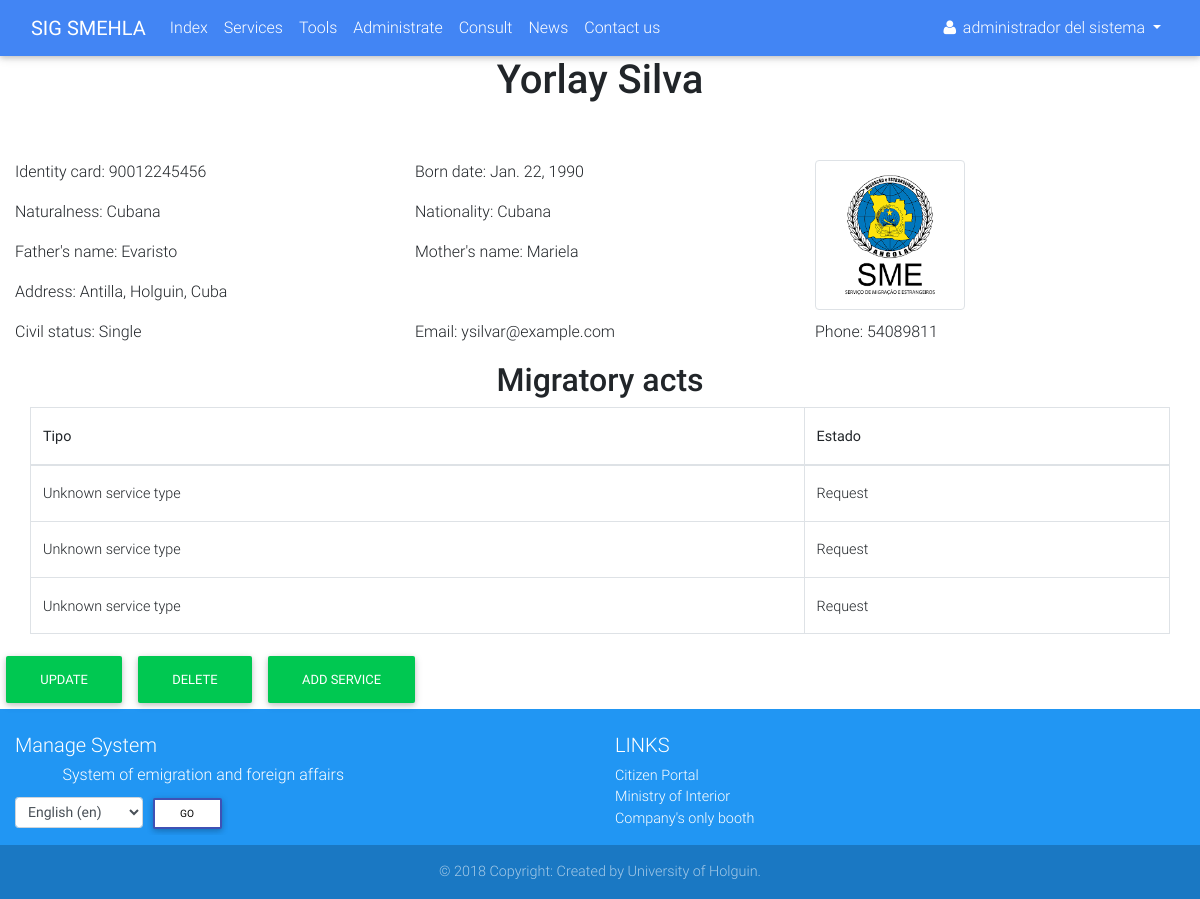
The page /client/5/detail/ (signed in) on the database its author committed.
### accounts/models.py (models this page shows, shortened)
class Profile(AbstractUser):
    OCCUPATION_TYPE = (
        ('FAC', _('Functionary of Attention to Customer')),
        ('BAC', _('Boss of Attention to Customer')),
        ('BDAC', _('Boss of Departament of Attention to Customer')),
        ('DIR', _('Director')),
        ('ADMIN', _('Administrator')),
    )
    born_date = models.DateField(_('Born date'), blank=True, null=True, validators=[validate_born_date])
    occupation = models.CharField(_('Occupation'), max_length=5, choices=OCCUPATION_TYPE, default='FAC')
    REQUIRED_FIELDS = ['email', 'born_date']
    class Meta:
        verbose_name = _('Profile')
        verbose_name_plural = _('Profiles')
    def __str__(self):
        if self.first_name and self.last_name:
            return self.get_full_name()
        else:
            return self.username

### services/models.py (models this page shows, shortened)
class Client(models.Model):
    CIVIL_STATUS = (
        ('S', _('Single')),
        ('E', _('Engaged')),
        ('M', _('Married')),
        ('W', _('Widower')),
    )
    def upload_file(self, filename):
        ext = filename.split('.')[-1]
        return 'clients/{}.{}'.format(self.ci, ext)
    def upload_image(self, filename):
        ext = filename.split('.')[-1]
        return 'clients/picture/{}.{}'.format(self.first_name, ext)
    ci = models.CharField(_('Identity card'), max_length=13, unique=True)
    picture = models.ImageField(_('Picture'), upload_to=upload_image, null=True, blank=True)
    first_name = models.CharField(_('First name'), max_length=30)
    last_name = models.CharField(_('Last name'), max_length=150)
    born_date = models.DateField(_('Born date'), validators=[validators.validate_born_date])
    civil_status = models.CharField(_('Civil status'), choices=CIVIL_STATUS, max_length=1)
    naturalness = models.CharField(_("Naturalness"), max_length=30)
    nationality = models.CharField(_('Nationality'), max_length=30)
    father = models.CharField(_('Father name'), max_length=200)
    mother = models.CharField(_('Mother name'), max_length=200)
    address = models.TextField(_('Address'))
    email = models.EmailField(_('Email'))
    phone = models.PositiveIntegerField(_('Phone number'))
    data_attachment = models.FileField(_('Data attachment'), upload_to=upload_file, null=True, blank=True)
    def get_full_name(self):
        full_name = '%s %s' % (self.first_name, self.last_name)
        return full_name.strip()
    class Meta:
        verbose_name = _('Client')
        verbose_name_plural = _('Clients')

class Service(models.Model):
    SERVICE_STATUS = (
        ('1', _('Request')),
        ('2', _('Invoicing')),
        ('3', _('Revision')),
        ('4', _('Authenticating')),
        ('5', _('Deliver')),
    )
    SERVICE_TYPE = {
        'None': _('Unknown service type'),
        'visa': _('Visa'),
        'passport': _('Passport'),
    }
    client = models.ForeignKey(verbose_name=_('Client'), to=Client, on_delete=models.CASCADE)
    status = models.CharField(_('Status'), max_length=1, choices=SERVICE_STATUS, default='1')
    service_type = None
    def get_service_type(self):
        if self.service_type:
            return self.SERVICE_TYPE[self.service_type]
        else:
            return self.SERVICE_TYPE['None']

### services/views.py (the view)
# urls.py: path('client/<int:pk>/detail/', views.ClientDetailView.as_view(), name='client_detail'),
class ClientDetailView(mixins.LoginRequiredMixin, generic.DetailView):
    model = models.Client

### services/templates/services/client_detail.html (shortened to what this page needs)
{% extends 'navbar.html' %}
{% load i18n %}
{% load static %}
{% block main %}
    <div class="container-fluid">
        <div class="row">
            <div class="col-lg-12 mb-5">
                <h1 class="h1 text-center">{{ client.get_full_name }}</h1>
            </div>
        </div>
        <div class="row">
            <div class="col-lg-8">
                <div class="row">
                    <div class="col-lg-6">
                        <p>{% trans 'Identity card' %}: {{ client.ci }}</p>
                    </div>
                    <div class="col-lg-6">
                        <p>{% trans 'Born date' %}: {{ client.born_date }}</p>
                    </div>
                </div>
                <div class="row">
                    <div class="col-lg-6">
                        <p>{% trans 'Naturalness' %}: {{ client.naturalness }}</p>
                    </div>
                    <div class="col-lg-6">
                        <p>{% trans 'Nationality' %}: {{ client.nationality }}</p>
                    </div>
                </div>
                <div class="row">
                    <div class="col-lg-6">
                        <p>{% trans "Father's name" %}: {{ client.father }}</p>
                    </div>
                    <div class="col-lg-6">
                        <p>{% trans "Mother's name" %}: {{ client.mother }}</p>
                    </div>
                </div>
                <div class="row">
                    <div class="col-lg-12">
                        <p>{% trans 'Address' %}: {{ client.address }}</p>
                    </div>
                </div>
            </div>
            <div class="col-lg-4">
                {% if client.picture %}
                    <img src="{{ client.picture.url }}" alt="{{ client.first_name }}" width="150em" height="150em"
                         class="img-thumbnail">
                {% else %}
                    <img src="{% static 'accounts/img/favicon.png' %}" alt="{{ client.first_name }}" width="150em"
                         height="150em" class="img-thumbnail right">
                {% endif %}
            </div>
        </div>
        <div class="row">
            <div class="col-lg-4">
                <p>{% trans 'Civil status' %}: {{ client.get_civil_status_display }}</p>
            </div>
            <div class="col-lg-4">
                <p>{% trans 'Email' %}: {{ client.email }}</p>
            </div>
            <div class="col-lg-4">
                <p>{% trans 'Phone' %}: {{ client.phone }}</p>
            </div>
        </div>
        <div class="row">
            <div class="col-lg-12">
            </div>
        </div>
        <div class="row">
            <div class="col-12">
                <h2 class="h2 text-center">{% trans 'Migratory acts' %}</h2>
            </div>
        </div>
        <div class="container">
            <div class="row">
                <table class="table table-bordered table-hover">
                    <thead>
                    <tr>
                        <th>Tipo</th>
                        <th>Estado</th>
                    </tr>
                    </thead>
                    <tbody>
                    {% for service in client.service_set.all %}
                        <tr>
                            <td>{{ service.get_service_type }}</td>
                            <td>{{ service.get_status_display }}</td>
                        </tr>
                    {% empty %}
                        <tr>
                            <td colspan="2"
                                class="text-muted text-center">{% trans 'No requested services found' %}</td>
                        </tr>
                    {% endfor %}
                    </tbody>
                </table>
            </div>
        </div>
        <div class="row">
            <div class="">
                <a href="{% url 'services:client_update' client.pk %}" class="btn btn-success">{% trans 'Update' %}</a>
                <a href="{% url 'services:client_delete' client.pk %}" class="btn btn-success">{% trans 'Delete' %}</a>
                <a href="#" class="btn btn-success" data-toggle="modal"
                   data-target="#add-service">{% trans 'Add service' %}</a>
            </div>
        </div>
    </div>
{% endblock %}

### accounts/templates/navbar.html (shortened to what this page needs)
{% extends 'base.html' %}
{% load static %}
{% load i18n %}
{% block styles %}
    <link rel="stylesheet" href="{% static 'accounts/css/navbar.css' %}">
{% endblock %}
{% block content %}
    <header>
        <nav class="navbar navbar-expand-lg navbar-dark primary-color">
            <div class="container-fluid">
                <a href="{% url 'services:index' %}" class="navbar-brand">
                    <strong>SIG SMEHLA</strong>
                </a>
                <div class="collapse navbar-collapse" id="navbar">
                    <ul class="navbar-nav mr-auto">
                        <li class="nav-item" id="init">
                            <a href="{% url 'services:index' %}" class="nav-link">{% trans 'Index' %}
                                </a>
                        </li>
                        <li class="nav-item" id="services">
                            <a href="{% url 'services:services' %}" class="nav-link">{% trans 'Services' %}</a>
                        </li>
                        {% if user.is_authenticated %}
                            <li class="nav-item" id="tools">
                                <a href="{% url 'services:tools' %}" class="nav-link">{% trans 'Tools' %}</a>
                            </li>
                        {% endif %}
                        {% if user.is_superuser %}
                            <li class="nav-item" id="dashboard">
                                <a href="{% url 'accounts:dashboard' %}" class="nav-link">{% trans 'Administrate' %}</a>
                            </li>
                        {% endif %}
                        <li class="nav-item" id="status">
                            <a href="{% url 'services:status' %}" class="nav-link">{% trans 'Consult' %}</a>
                        </li>
                        <li class="nav-item" id="news">
                            <a href="{% url 'news:list' %}" class="nav-link">{% trans 'News' %}</a>
                        </li>
                        <li class="nav-item">
                            <a href="#" class="nav-link" data-toggle="modal"
                               data-target="#contact">{% trans 'Contact us' %}</a>
                        </li>
                    </ul>
                    <div class="form-inline">
                        <ul class="navbar-nav mr-auto">
                            <li class="nav-item">
                                {% if user.is_authenticated %}
                                    <div class="dropdown">
                                        <a href="#" id="test" class="nav-link waves-effect waves-light dropdown-toggle"
                                           data-toggle="dropdown" aria-haspopup="true" aria-expanded="false">
                                            <i class="fa fa-user"></i>
                                            <span class="clearfix d-none d-sm-inline-block">{{ user }}</span>
                                        </a>
                                    </div>
                                {% else %}
                                    <a href="{% url 'accounts:login' %}" class="nav-link">
                                        <i class="fa fa-sign-in"></i>
                                    </a>
                                {% endif %}
                            </li>
                        </ul>
                    </div>
                </div>
            </div>
        </nav>
    </header>
    <main>
        {% block main %}
        {% endblock %}
    </main>
    <footer class="page-footer font-small blue pt-4">
        <div class="container-fluid text-center text-md-left">
            <div class="row">
                <div class="col-md-6 mt-md-0 mt-3">
                    <h5>{% trans 'Manage System' %}</h5>
                    <h6 class="offset-1">{% trans 'System of emigration and foreign affairs' %}</h6>
                    <form action="{% url 'set_language' %}" method="post">{% csrf_token %}
                        <label>
                            <select name="language" class="form-control form-control-sm" id="languages">
                                {% get_available_languages as LANGUAGES %}
                                {% get_language_info_list for LANGUAGES as languages %}
                                {% get_current_language as LANGUAGE_CODE %}
                                {% for language in languages %}
                                    <option value="{{ language.code }}"{% if language.code == LANGUAGE_CODE %}
                                            selected{% endif %}>
                                        {{ language.name_local }} ({{ language.code }})
                                    </option>
                                {% endfor %}
                            </select>
                        </label>
                        <input type="submit" value="{% trans 'Go' %}" class="btn btn-outline-indigo btn-white btn-sm">
                    </form>
                </div>
                <div class="col-md-3 mb-md-0 mb-3">
                    <h5 class="text-uppercase">{% trans 'Links' %}</h5>
                    <ul class="list-unstyled">
                        <li>
                            <a href="http://www.cidadao.gov.ao" target="_blank">{% trans 'Citizen Portal' %}</a>
                        </li>
                        <li>
                            <a href="http://www.minint.gov.ao" target="_blank">{% trans 'Ministry of Interior' %}</a>
                        </li>
                        <li>
                            <a href="http://gue.minjus-ao.com" target="_blank">{% trans "Company's only booth" %}</a>
                        </li>
                    </ul>
                </div>
            </div>
        </div>
        <div class="footer-copyright text-center py-3">
            &copy; 2018 {% trans 'Copyright: Created by University of Holguin' %}.
        </div>
    </footer>
{% endblock %}

### accounts/static/accounts/css/navbar.css (style rules this page uses)
body { display: flex; min-height: 100vh; flex-direction: column; }
main { flex: 1 0 auto; }

### rows shown on the page
Profile: first_name+last_name "administrador del sistema"
Client: get_full_name "Yorlay Silva", ci "90012245456", born_date "Jan. 22, 1990", naturalness "Cubana", nationality "Cubana", father "Evaristo", mother "Mariela", address "Antilla, Holguin, Cuba", civil_status "Single", email "ysilvar@example.com", phone "54089811"
Service: get_service_type "Unknown service type", status "Request"
Service: get_service_type "Unknown service type", status "Request"
Service: get_service_type "Unknown service type", status "Request"

### other values the page prints
form field language "English (en)"
